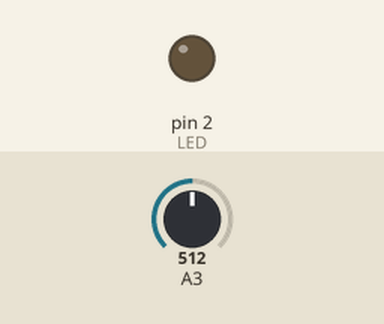
Bench run of a sketch on a simulated Arduino Uno, built with avr-gcc and run on an emulated ATmega328P. On the bench: output pins drawn as LEDs (lit = HIGH). The inputs (shaded band) are chosen by the test bench; at power-on: A3 = 512.

Above: at 1.2 s.
1.3 s: A3 set to 27
2.8 s: A3 set to 22
At 3.6 s:
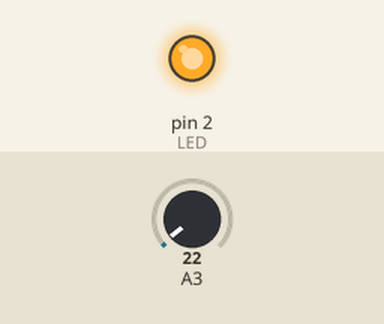
4.3 s: A3 set to 122
At 4.8 s:
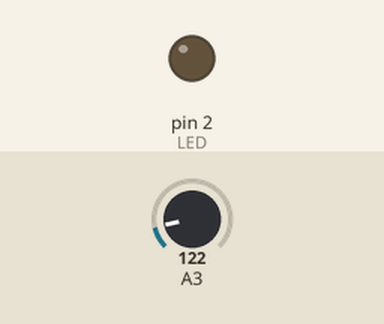
5.8 s: A3 set to 15
At 7.1 s:
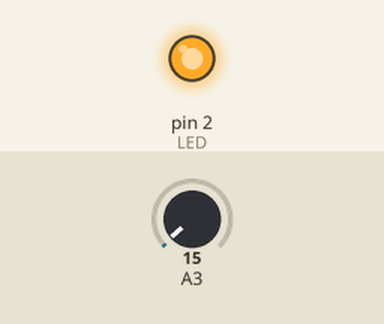
Timing chart, 0 to 8.3 s (numbered marks = the images above; inputs shaded):
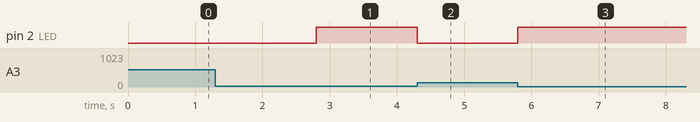

Measured:
- the behaviour switches between 25 and 24 on A3 (found by bisection; images 0 and 1)
- after the input at 1.3 s, every drawn part: stays the same
- after the input at 2.8 s, pin 2 (LED): LOW → HIGH at once
- after the input at 4.3 s, pin 2 (LED): HIGH → LOW at once
- after the input at 5.8 s, pin 2 (LED): LOW → HIGH at once

The sketch:

Led.ino
```cpp
int LED = 2;
int lightlevel;

void setup() {
  pinMode(LED, OUTPUT);
  digitalWrite(LED,LOW);
}

void loop() {
  //Nivel leido del fotoresistor
  lightlevel = analogRead(A3);
  //25 es el valor que ponemos nosotros
  if(lightlevel < 25 )
  {
    digitalWrite(LED, HIGH);
  }
  else
  {
    digitalWrite(LED, LOW);
  }
}

//VIDEO BASE: https://www.youtube.com/watch?v=RbV4EGW7nCM
/*
 Conecciones:
 -Led pin digital 2
 -Fotoresistor pin analogico 5
 -Resistencia 220 al le y al fotoresistor (ver foto)
 */
```
